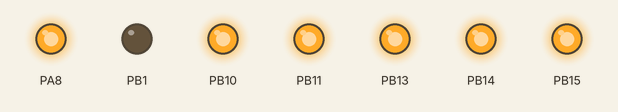
This sketch was run on a simulated STM32 Blue Pill. Shown: output pins drawn as LEDs (lit = HIGH).

Above: at 0.1 s.
Timing chart, 0 to 1.6 s (numbered marks = the images above):
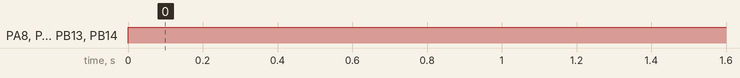

The sketch:

STM-DIS-TEST.ino
```cpp
int pin[] ={PB15, PA8, PB1, PB10, PB11, PB14, PB13};

void setup() {
  // put your setup code here, to run once:
Serial.begin(9600);
  pinMode(PB15, OUTPUT);
  pinMode(PA8, OUTPUT);
  pinMode(PB1,OUTPUT );
  pinMode(PB10, OUTPUT);
  pinMode(PB11, OUTPUT);
  pinMode(PB14, OUTPUT);
  pinMode(PB13, OUTPUT);
}

void loop()
{
  // put your main code here, to run repeatedly:
    digitalWrite(PB15, HIGH);
    digitalWrite(PA8, HIGH);
    digitalWrite(PB10, HIGH);
    digitalWrite(PB11, HIGH);
    digitalWrite(PB14,HIGH);
    digitalWrite(PB13, HIGH);
}
```

Measured:
- by itself, PA8, PB10, PB11, PB13, PB14: LOW → HIGH at 0.00 s
